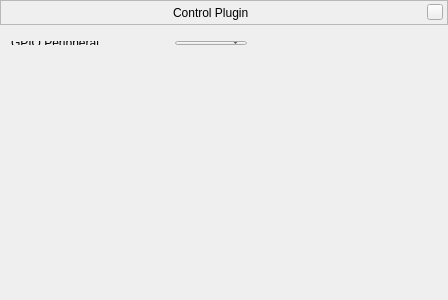
<?xml version="1.0" encoding="UTF-8"?>
<ui version="4.0">
 <class>controlPluginSettingsWindowForm</class>
 <widget class="QWidget" name="controlPluginSettingsWindowForm">
  <property name="geometry">
   <rect>
    <x>0</x>
    <y>0</y>
    <width>448</width>
    <height>300</height>
   </rect>
  </property>
  <property name="windowTitle">
   <string>Dialog</string>
  </property>
  <widget class="BarFrame" name="TitleBar">
   <property name="geometry">
    <rect>
     <x>0</x>
     <y>0</y>
     <width>448</width>
     <height>25</height>
    </rect>
   </property>
   <property name="sizePolicy">
    <sizepolicy hsizetype="Expanding" vsizetype="Minimum">
     <horstretch>0</horstretch>
     <verstretch>0</verstretch>
    </sizepolicy>
   </property>
   <property name="minimumSize">
    <size>
     <width>0</width>
     <height>25</height>
    </size>
   </property>
   <property name="maximumSize">
    <size>
     <width>16777215</width>
     <height>30</height>
    </size>
   </property>
   <property name="focusPolicy">
    <enum>Qt::NoFocus</enum>
   </property>
   <property name="autoFillBackground">
    <bool>false</bool>
   </property>
   <property name="frameShape">
    <enum>QFrame::StyledPanel</enum>
   </property>
   <layout class="QHBoxLayout">
    <property name="spacing">
     <number>6</number>
    </property>
    <property name="leftMargin">
     <number>0</number>
    </property>
    <property name="topMargin">
     <number>0</number>
    </property>
    <property name="rightMargin">
     <number>4</number>
    </property>
    <property name="bottomMargin">
     <number>0</number>
    </property>
    <item>
     <spacer name="leftSpacer">
      <property name="orientation">
       <enum>Qt::Horizontal</enum>
      </property>
      <property name="sizeHint" stdset="0">
       <size>
        <width>40</width>
        <height>20</height>
       </size>
      </property>
     </spacer>
    </item>
    <item>
     <widget class="QLabel" name="stelWindowTitle">
      <property name="text">
       <string>Control Plugin</string>
      </property>
     </widget>
    </item>
    <item>
     <spacer name="rightSpacer">
      <property name="orientation">
       <enum>Qt::Horizontal</enum>
      </property>
      <property name="sizeHint" stdset="0">
       <size>
        <width>40</width>
        <height>20</height>
       </size>
      </property>
     </spacer>
    </item>
    <item>
     <widget class="QPushButton" name="closeStelWindow">
      <property name="minimumSize">
       <size>
        <width>16</width>
        <height>16</height>
       </size>
      </property>
      <property name="maximumSize">
       <size>
        <width>16</width>
        <height>16</height>
       </size>
      </property>
      <property name="focusPolicy">
       <enum>Qt::NoFocus</enum>
      </property>
      <property name="text">
       <string/>
      </property>
     </widget>
    </item>
   </layout>
  </widget>
  <widget class="QWidget" name="">
   <property name="geometry">
    <rect>
     <x>0</x>
     <y>30</y>
     <width>258</width>
     <height>26</height>
    </rect>
   </property>
   <layout class="QHBoxLayout" name="horizontalLayout">
    <item>
     <widget class="QLabel" name="label">
      <property name="minimumSize">
       <size>
        <width>171</width>
        <height>0</height>
       </size>
      </property>
      <property name="text">
       <string>GPIO Peripheral</string>
      </property>
     </widget>
    </item>
    <item>
     <widget class="QComboBox" name="comboBox"/>
    </item>
   </layout>
  </widget>
 </widget>
 <layoutdefault spacing="6" margin="11"/>
 <customwidgets>
  <customwidget>
   <class>BarFrame</class>
   <extends>QFrame</extends>
   <header>Dialog.hpp</header>
   <container>1</container>
  </customwidget>
 </customwidgets>
 <resources/>
 <connections/>
</ui>
